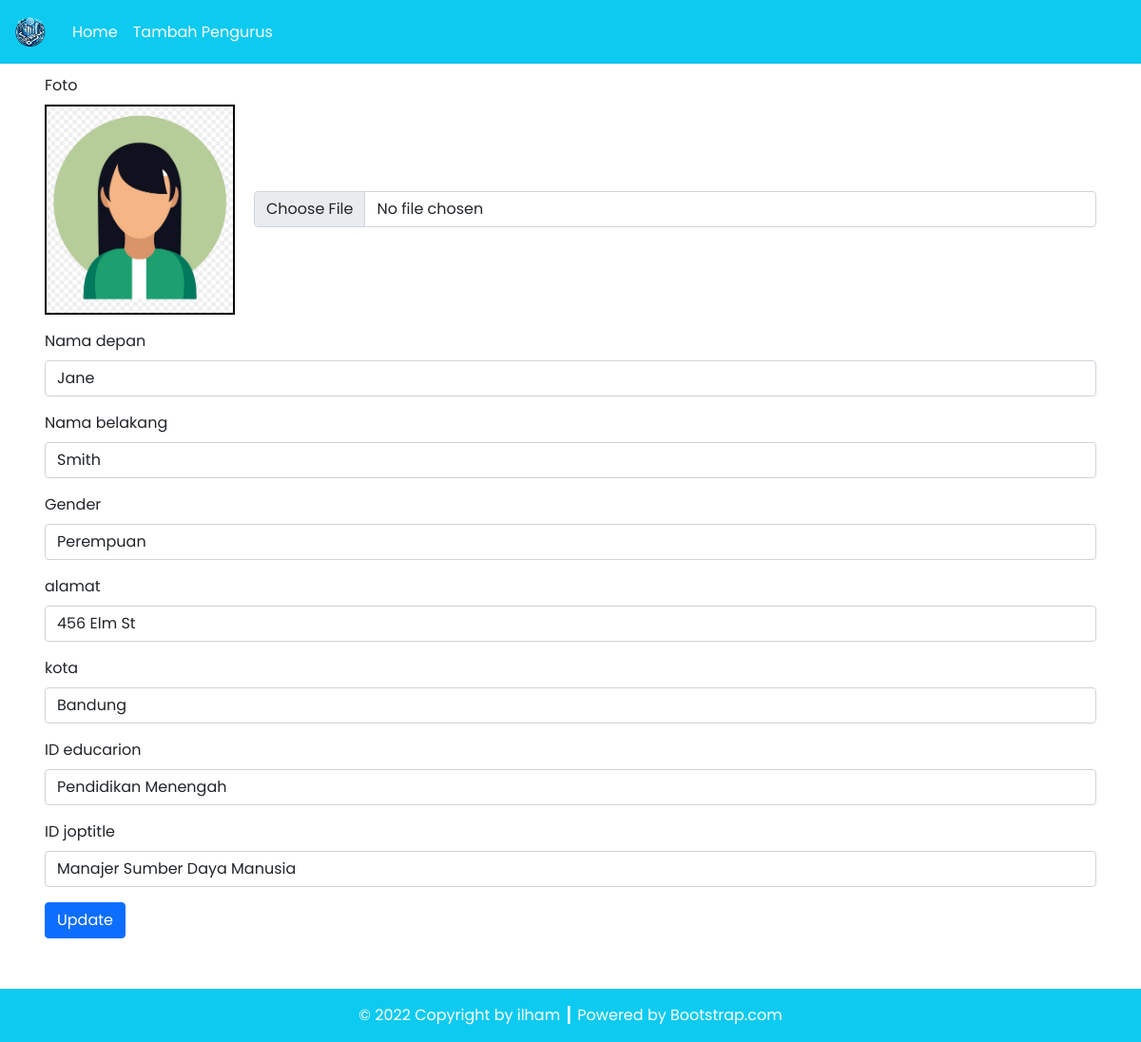
Page /source_code/tp3_perusahaan/tambah.php?id=2 on the committed database.
### tables this page shows
CREATE TABLE `employee` (
  `EID` int(11) NOT NULL,
  `LastName` varchar(255) DEFAULT NULL,
  `FirstName` varchar(255) DEFAULT NULL,
  `Foto` varchar(255) DEFAULT NULL,
  `Gender` char(1) DEFAULT NULL,
  `Street` varchar(255) DEFAULT NULL,
  `City` varchar(255) DEFAULT NULL,
  `EducationID` int(11) DEFAULT NULL,
  `JobID` int(11) DEFAULT NULL
);

### source_code/tp3_perusahaan/config/db.php (called while the page is built)
<?php
$DB_HOST = "localhost";
$DB_USERNAME = "root";
$DB_PASSWORD = "";
$DB_NAME = "db_perusahaan";

### source_code/tp3_perusahaan/classes/DB.php (called while the page is built, shortened)
<?php
class DB
{
    private $hostname;
    private $username;
    private $password;
    private $dbname;
    private $conn;
    private $result;
    function __construct($hostname, $username, $password, $dbname)
    {
        $this->hostname = $hostname;
        $this->username = $username;
        $this->password = $password;
        $this->dbname = $dbname;
    }
    function open()
    {
        $this->conn = mysqli_connect($this->hostname, $this->username, $this->password, $this->dbname);
    }
    function execute($query)
    {
        $this->result = mysqli_query($this->conn, $query);
    }
    function getResult()
    {
        return mysqli_fetch_array($this->result);
    }
}

### source_code/tp3_perusahaan/classes/education.php (called while the page is built, shortened)
<?php
class education extends DB
{
    function geteducation()
    {
        $query = "SELECT * FROM education";
        return $this->execute($query);
    }
}

### source_code/tp3_perusahaan/classes/employee.php (called while the page is built, shortened)
<?php
class employee extends DB
{
    function getemployeeById($id)
    {
        $query = "SELECT *
        FROM Employee e
        LEFT JOIN education ed ON e.EducationID = ed.EducationID
        LEFT JOIN jobtitle jt ON e.JobID = jt.JobID WHERE EID =$id";
        return $this->execute($query);
    }
}

### source_code/tp3_perusahaan/classes/jobtitle.php (called while the page is built, shortened)
<?php
class jobtitle extends DB
{
    function getjobtitle()
    {
        $query = "SELECT * FROM jobtitle";
        return $this->execute($query);
    }
}

### source_code/tp3_perusahaan/tambah.php (the view, shortened to what this page needs)
<?php
include('config/db.php');
include('classes/DB.php');
include('classes/education.php');
include('classes/employee.php');
include('classes/jobtitle.php');
$pegawai = new employee($DB_HOST, $DB_USERNAME, $DB_PASSWORD, $DB_NAME);
$education = new education($DB_HOST, $DB_USERNAME, $DB_PASSWORD, $DB_NAME);
$jobtitle = new jobtitle($DB_HOST, $DB_USERNAME, $DB_PASSWORD, $DB_NAME);
$pegawai->open();
$education->open();
$jobtitle->open();
if (isset($_POST['btn-submit'])) {
    $data = array(
        'nama_depan' => $_POST['nama_depan'],
        'nama_belakang' => $_POST['nama_belakang'],
        'Gender' => $_POST['gender'],
        'Street' => $_POST['alamat'],
        'City' => $_POST['kota'],
        'EducationID' => $_POST['education_id'],
        'JobID' => $_POST['joptitle_id'],
    );
    $file = $_FILES['foto'];
    if ($_GET['action'] == 'add') {
        if ($pegawai->addData($data, $file)) {
            echo "Data berhasil dimasukkan.";
        } else {
            echo "Gagal memasukkan data.";
        }
    } elseif ($_GET['action'] == 'update') {
        if ($pegawai->updateData($_GET['id'], $data, $file)) {
            echo "Data berhasil diperbarui.";
        } else {
            echo "Gagal memperbarui data.";
        }
    }
    header("Location: index.php");
    exit;
}else{
    $nama_depan = '';
    $nama_belakang = '';
    $gender = '';
    $alamat = '';
    $kota = '';
    $education_id = '';
    $joptitle_id = '';
    $foto = '';
    if(isset($_GET['id'])){
        $id = $_GET['id'];
        $pegawai->getemployeeById($id);
        $row = $pegawai->getResult();
        $nama_depan = $row['FirstName'];
        $nama_belakang = $row['LastName'];
        $gender = $row['Gender'];
        $alamat = $row['Street'];
        $kota = $row['City'];
        $education_id = $row['EducationID'];
        $joptitle_id = $row['JobID'];
        $foto = $row['Foto'];
    }
    $data_education = null;
    $education->geteducation();
    while($row = $education->getResult()) {
        $selected = $row['EducationID'] == $education_id ? ' selected' : '';
        $data_education .= '<option value="' . $row['EducationID'] . '"' . $selected . '>' . $row['EducationName'] . '</option>';
    }
    $data_jobtitle = null;
    $jobtitle->getjobtitle();
    while($row = $jobtitle->getResult()) {
        $selected = $row['JobID'] == $joptitle_id ? ' selected' : '';
        $data_jobtitle .= '<option value="' . $row['JobID'] . '"' . $selected . '>' . $row['JobName'] . '</option>';
    }
    $action = isset($_GET['id']) ? 'update&id=' . $_GET['id'] : 'add';
    $button = isset($_GET['id']) ? 'Update' : 'Tambahkan';
    $Data = null;
    $Data .= '<form action="tambah.php?action=' . $action . '" method="post" enctype="multipart/form-data" class="tambah-data">
    <div class="mb-3">
        <label for="foto" class="form-label">Foto</label>
        <div class="mb-3" style="display: flex; align-items: center;">
        ';
    if (isset($_GET['id'])) {
        $Data .= '<img id="output" src="assets/images/' . $foto . '" width="200" style="border: 2px solid #000; margin-right: 20px;"/>
        <input type="file" class="form-control" id="foto" name="foto" onchange="loadFile(event)">';
    }else {
        $Data .= '<img id="output"  width="200" style="border: 2px solid #000; margin-right: 20px;"/>
        <input type="file" class="form-control" id="foto" name="foto" onchange="loadFile(event)" required>';
    }
    $Data .= '
        </div>
    </div>
    <div class="mb-3">
        <label for="nama_depan" class="form-label">Nama depan</label>
        <input type="text" class="form-control" id="nama_depan" name="nama_depan" value="' . (isset($nama_depan) ? $nama_depan : '') . '" required>
    </div>
    <div class="mb-3">
        <label for="nama_belakang" class="form-label">Nama belakang</label>
        <input type="text" class="form-control" id="nama_belakang" name="nama_belakang" value="' . (isset($nama_belakang) ? $nama_belakang : '') . '">
    </div>
    <div class="mb-3">
        <label for="gender" class="form-label">Gender</label>
        <select class="form-control" id="gender" name="gender" required>
            <option value="">Pilih Gender</option>
            <option value="F"' . ($gender == 'F' ? ' selected' : '') . '>Perempuan</option>
            <option value="M"' . ($gender == 'M' ? ' selected' : '') . '>Laki-laki</option>
        </select>
    </div>
    <div class="mb-3">
        <label for="alamat" class="form-label">alamat</label>
        <input type="text" class="form-control" id="alamat" name="alamat" value="' . (isset($alamat) ? $alamat : '') . '" required>
    </div>
    <div class="mb-3">
        <label for="kota" class="form-label">kota</label>
        <input type="text" class="form-control" id="kota" name="kota" value="' . (isset($kota) ? $kota : '') . '" required>
    </div>
    <div class="mb-3">
        <label for="education_id" class="form-label">ID educarion</label>
        <select class="form-control" id="education_id" name="education_id" required>
            <option value="">pilih pendidikan</option>
            ' . $data_education .'
        </select>
    </div>
    <div class="mb-3">
        <label for="joptitle_id" class="form-label">ID joptitle</label>
        <select class="form-control" id="joptitle_id" name="joptitle_id" required>
            <option value="">pilih jabatan</option>
            ' . $data_jobtitle . '
        </select>
    </div>
    <button type=" " class="btn btn-primary" name="btn-submit">'. $button .'</button>
    </form>';
}

### rows in the picture
employee: Foto (picture), nama_depan "Jane", nama_belakang "Smith", gender "Perempuan", alamat "456 Elm St", kota "Bandung"

### other values in the picture
$this->content "Home Tambah Pengurus © 2022 Copyright by ilham ┃ Powered by Bootstrap.com"
$button "Update"
form field education_id "Pendidikan Menengah"
form field joptitle_id "Manajer Sumber Daya Manusia"
